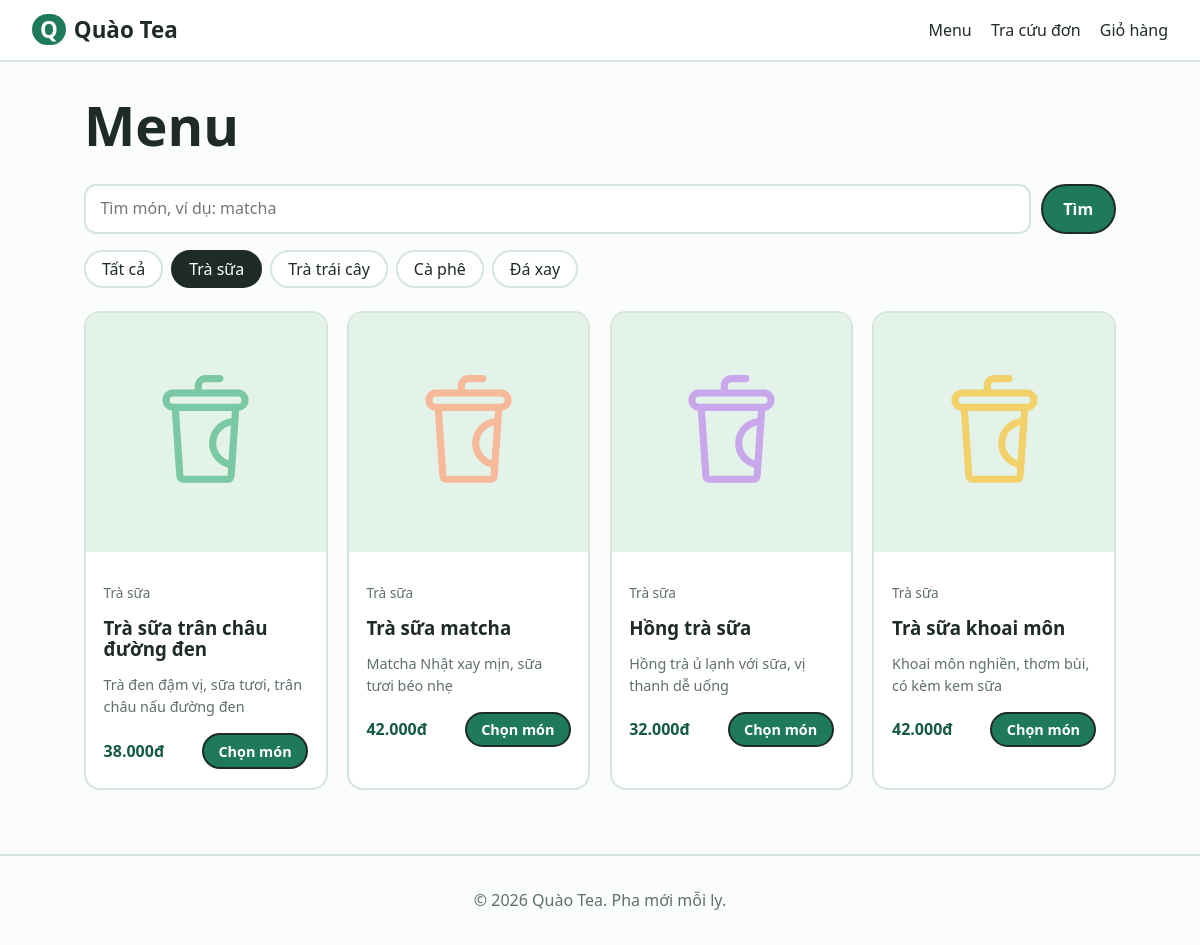
Page /menu.php?cat=1 on the committed database.
### tables this page shows
CREATE TABLE categories (
  id INT AUTO_INCREMENT PRIMARY KEY,
  name VARCHAR(100) NOT NULL
);

CREATE TABLE products (
  id INT AUTO_INCREMENT PRIMARY KEY,
  category_id INT NOT NULL,
  name VARCHAR(150) NOT NULL,
  description VARCHAR(500) DEFAULT '',
  price INT NOT NULL,
  image VARCHAR(255) DEFAULT NULL,
  is_active TINYINT(1) NOT NULL DEFAULT 1,
  created_at TIMESTAMP DEFAULT CURRENT_TIMESTAMP,
  FOREIGN KEY (category_id) REFERENCES categories(id)
);

### menu.php (the view, shortened to what this page needs)
<?php
$q   = trim($_GET['q'] ?? '');
$cat = (int)($_GET['cat'] ?? 0);
$categories = db('SELECT * FROM categories ORDER BY id')->fetchAll();
$sql  = 'SELECT p.*, c.name AS category_name FROM products p
         JOIN categories c ON c.id = p.category_id WHERE p.is_active = 1';
$args = [];
if ($cat)      { $sql .= ' AND p.category_id = ?'; $args[] = $cat; }
$products = db($sql . ' ORDER BY p.category_id, p.id', $args)->fetchAll();
require __DIR__ . '/includes/header.php';
?>
<h1>Menu</h1>
<form class="searchbar" method="get" action="<?= url('menu.php') ?>" role="search">
  <input type="search" name="q" value="<?= e($q) ?>" placeholder="Tìm món, ví dụ: matcha" aria-label="Tìm món">
  <button class="btn btn-primary" type="submit">Tìm</button>
</form>
<nav class="chips" aria-label="Nhóm món">
  <a class="chip <?= !$cat ? 'on' : '' ?>" href="<?= url('menu.php' . ($q !== '' ? '?q=' . urlencode($q) : '')) ?>">Tất cả</a>
  <?php foreach ($categories as $c): ?>
    <a class="chip <?= $cat == $c['id'] ? 'on' : '' ?>"
       href="<?= url('menu.php?cat=' . $c['id'] . ($q !== '' ? '&q=' . urlencode($q) : '')) ?>"><?= e($c['name']) ?></a>
  <?php endforeach; ?>
</nav>
<?php if (!$products): ?>
  <section class="empty">
    <div class="empty-art"><?= cup_svg(2) ?></div>
    <h2>Không có món nào khớp</h2>
    <p>Thử từ khoá khác hoặc xem tất cả món.</p>
    <a class="btn btn-ghost" href="<?= url('menu.php') ?>">Xem tất cả</a>
  </section>
<?php else: ?>
  <div class="grid">
    <?php foreach ($products as $i => $p): ?>
      <a class="card product" href="<?= url('mon.php?id=' . (int)$p['id']) ?>">
        <div class="thumb"><?php if (product_image($p)): ?><img src="<?= e(product_image($p)) ?>" alt="<?= e($p['name']) ?>" loading="lazy"><?php else: echo cup_svg($i); endif; ?></div>
        <div class="card-body">
          <p class="muted small"><?= e($p['category_name']) ?></p>
          <h3><?= e($p['name']) ?></h3>
          <p class="desc"><?= e($p['description']) ?></p>
          <div class="row-between">
            <span class="price"><?= money($p['price']) ?></span>
            <span class="btn btn-primary btn-sm">Chọn món</span>
          </div>
        </div>
      </a>
    <?php endforeach; ?>
  </div>
<?php endif; ?>
<?php require __DIR__ . '/includes/footer.php'; ?>

### includes/functions.php (shortened to what this page needs)
<?php
function e($v): string { return htmlspecialchars((string)$v, ENT_QUOTES, 'UTF-8'); }
function url(string $path = ''): string { return BASE_URL . '/' . ltrim($path, '/'); }
function asset(string $path): string { return BASE_URL . '/assets/' . ltrim($path, '/'); }
function money($n): string { return number_format((float)$n, 0, ',', '.') . 'đ'; }
function db(string $sql, array $params = []): PDOStatement
{
    global $pdo;
    $st = $pdo->prepare($sql);
    $st->execute($params);
    return $st;
}
function product_image(array $p): string
{
    return !empty($p['image']) ? asset('uploads/' . $p['image']) : '';
}
function cup_svg(int $seed = 0): string
{
    $colors = ['#7BC8A4', '#F6B99A', '#C9A7EB', '#F2D16B', '#8EC5F0', '#F29BB0'];
    $c = $colors[$seed % count($colors)];
   return '<svg viewBox="0 0 1024 1024" class="cup" aria-hidden="true" style="color:' . $c . '">'
        . '<path fill="currentColor" d="M416 128V96a96 96 0 0196-96h128a32 32 0 110 64H512a32 32 0 00-32 32v32h320a96 96 0 0111.712 191.296l-39.68 581.056A64 64 0 01708.224 960H315.776a64 64 0 01-63.872-59.648l-39.616-581.056A96 96 0 01224 128h192zM276.48 320l39.296 576h392.448l4.8-70.784a224.064 224.064 0 0130.016-439.808L747.52 320H276.48zM224 256h576a32 32 0 100-64H224a32 32 0 000 64zm493.44 503.872l21.12-309.12a160 160 0 00-21.12 309.12z"/>'
        . '</svg>';
}

### assets/css/style.css (style rules this page uses)
:root { --green: #1f7a5a; --deep: #155a42; --mint: #e4f3ea; --line: #d5e5db; --ink: #1e2b26; --muted: #5f7068; --sun: #ffd66b; --red: #c0392b; }
* { box-sizing: border-box; }
body { margin: 0; font-family: system-ui, sans-serif; line-height: 1.55; color: var(--ink); background: #fafdfb; }
a { color: var(--deep); }
h1, h2, h3 { margin: 0 0 0.5em; line-height: 1.15; }
h1 { font-size: clamp(2rem, 5vw, 3.4rem); }
.muted, .lead, .desc { color: var(--muted); }
.small { font-size: 0.85rem; }
.btn, .chip { display: inline-block; padding: 0.7rem 1.3rem; border: 2px solid var(--ink); border-radius: 999px; background: #fff; color: var(--ink); font: 600 1rem system-ui, sans-serif; text-decoration: none; cursor: pointer; }
.btn-primary { background: var(--green); color: #fff; }
.btn-sm { padding: 0.4rem 0.9rem; font-size: 0.9rem; }
.chip { padding: 0.4rem 1rem; border-color: var(--line); font-weight: 500; }
.chip.on { border-color: var(--ink); background: var(--ink); color: #fff; }
.chips { display: flex; flex-wrap: wrap; gap: 0.5rem; margin-bottom: 1.4rem; }
input, select, textarea { width: 100%; padding: 0.65rem 0.9rem; border: 2px solid var(--line); border-radius: 12px; background: #fff; font: inherit; }
.searchbar { display: flex; flex-wrap: wrap; gap: 0.6rem; margin: 1rem 0; }
.searchbar input, .searchbar select { flex: 1; min-width: 180px; }
.grid { display: grid; grid-template-columns: repeat(auto-fill, minmax(230px, 1fr)); gap: 1.2rem; }
.card { overflow: hidden; border: 2px solid var(--line); border-radius: 16px; background: #fff; }
.card-body { padding: 1rem 1.1rem 1.2rem; }
.desc { min-height: 2.6em; font-size: 0.9rem; }
.price { margin: 0; font-weight: 700; color: var(--deep); }
.thumb, .line-thumb { display: grid; place-items: center; overflow: hidden; background: var(--mint); }
.thumb { aspect-ratio: 1; }
.thumb .cup, .line-thumb .cup { width: 48%; }
.product { display: block; color: var(--ink); text-decoration: none; }
.row-between, .line, .total-row, .top li { display: flex; align-items: center; justify-content: space-between; gap: 1rem; }

### rows in the picture
categories: name "Trà sữa"
categories: name "Trà trái cây"
categories: name "Cà phê"
categories: name "Đá xay"
products: category.name "Trà sữa", name "Trà sữa trân châu đường đen", description "Trà đen đậm vị, sữa tươi, trân châu nấu đường đen", price "38.000đ"
products: category.name "Trà sữa", name "Trà sữa matcha", description "Matcha Nhật xay mịn, sữa tươi béo nhẹ", price "42.000đ"
products: category.name "Trà sữa", name "Hồng trà sữa", description "Hồng trà ủ lạnh với sữa, vị thanh dễ uống", price "32.000đ"
products: category.name "Trà sữa", name "Trà sữa khoai môn", description "Khoai môn nghiền, thơm bùi, có kèm kem sữa", price "42.000đ"
